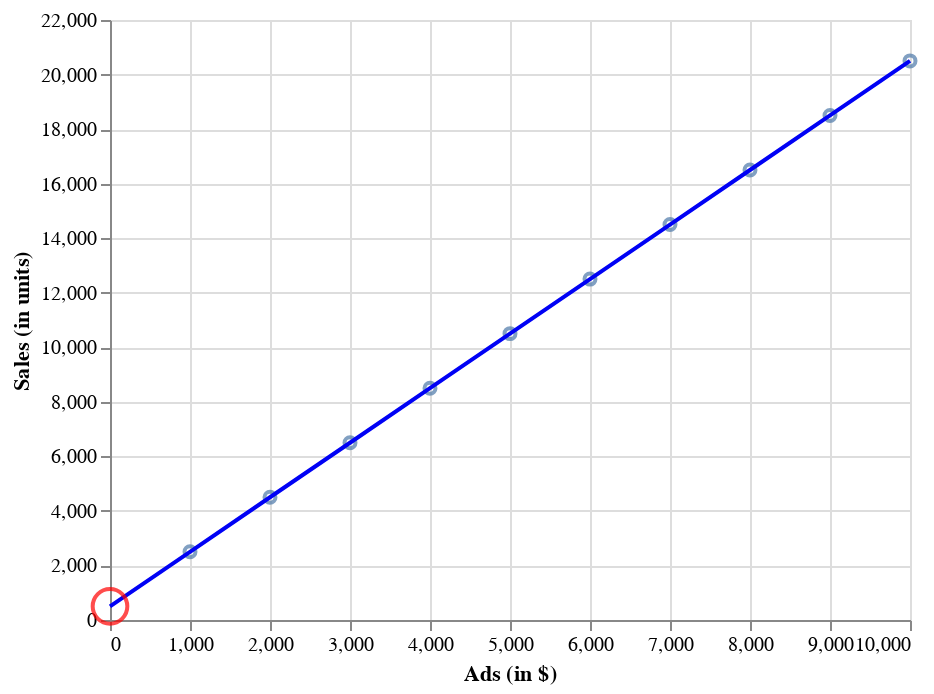

This figure's notebook cell:
### Code cell
chart_new = alt.Chart(df).mark_point().encode(
   x=alt.X('ads', axis=alt.Axis(title='Ads (in $)')),
   y=alt.Y('sales', axis=alt.Axis(title="Sales (in units)"))
)

line_new = alt.Chart(df).mark_line().encode(
         alt.X('ads', axis=alt.Axis(title='Ads (in $)')),
         alt.Y('sales_prediction', axis=alt.Axis(title="Sales (in units)")),
         color=alt.value("#0001F5"))

callout_new = alt.Chart(df.loc[10:'sales_prediction']).mark_point(
    color='red', 
    size=300, 
    tooltip="Ads = 0, Sales prediction = 500"
).encode(
    x='ads',
    y='sales_prediction'
)

chart_new + line_new + callout_new

### Figure 1 — Vega-Lite specification as saved in the notebook (floating-point values rounded to 4 significant figures)
{"config": {"view": {"continuousWidth": 400, "continuousHeight": 300}}, "layer": [{"mark": "point", "encoding": {"x": {"axis": {"title": "Ads (in $)"}, "field": "ads", "type": "quantitative"}, "y": {"axis": {"title": "Sales (in units)"}, "field": "sales", "type": "quantitative"}}}, {"mark": "line", "encoding": {"color": {"value": "#0001F5"}, "x": {"axis": {"title": "Ads (in $)"}, "field": "ads", "type": "quantitative"}, "y": {"axis": {"title": "Sales (in units)"}, "field": "sales_prediction", "type": "quantitative"}}}, {"data": {"name": "data-9f9c03983e042a45f3fc8370c8da74cb"}, "mark": {"type": "point", "color": "red", "size": 300, "tooltip": "Ads = 0, Sales prediction = 500"}, "encoding": {"x": {"field": "ads", "type": "quantitative"}, "y": {"field": "sales_prediction", "type": "quantitative"}}}], "data": {"name": "data-6ff5f06402a61abe9cb0d37349bc14af"}, "$schema": "https://vega.github.io/schema/vega-lite/v4.17.0.json", "datasets": {"data-6ff5f06402a61abe9cb0d37349bc14af": [{"sales": 2500, "ads": 1000, "___": 2500.0, "sales_prediction": 2500}, {"sales": 4500, "ads": 2000, "___": 4500.0, "sales_prediction": 4500}, {"sales": 6500, "ads": 3000, "___": 6500.0, "sales_prediction": 6500}, {"sales": 8500, "ads": 4000, "___": 8500.0, "sales_prediction": 8500}, {"sales": 10500, "ads": 5000, "___": 10500.0, "sales_prediction": 10500}, {"sales": 12500, "ads": 6000, "___": 12500.0, "sales_prediction": 12500}, {"sales": 14500, "ads": 7000, "___": 14500.0, "sales_prediction": 14500}, {"sales": 16500, "ads": 8000, "___": 16500.0, "sales_prediction": 16500}, {"sales": 18500, "ads": 9000, "___": 18500.0, "sales_prediction": 18500}, {"sales": 20500, "ads": 10000, "___": 20500.0, "sales_prediction": 20500}, {"sales": null, "ads": 0, "___": null, "sales_prediction": 500}], "data-9f9c03983e042a45f3fc8370c8da74cb": [{"sales": null, "ads": 0, "___": null, "sales_prediction": 500}]}}
